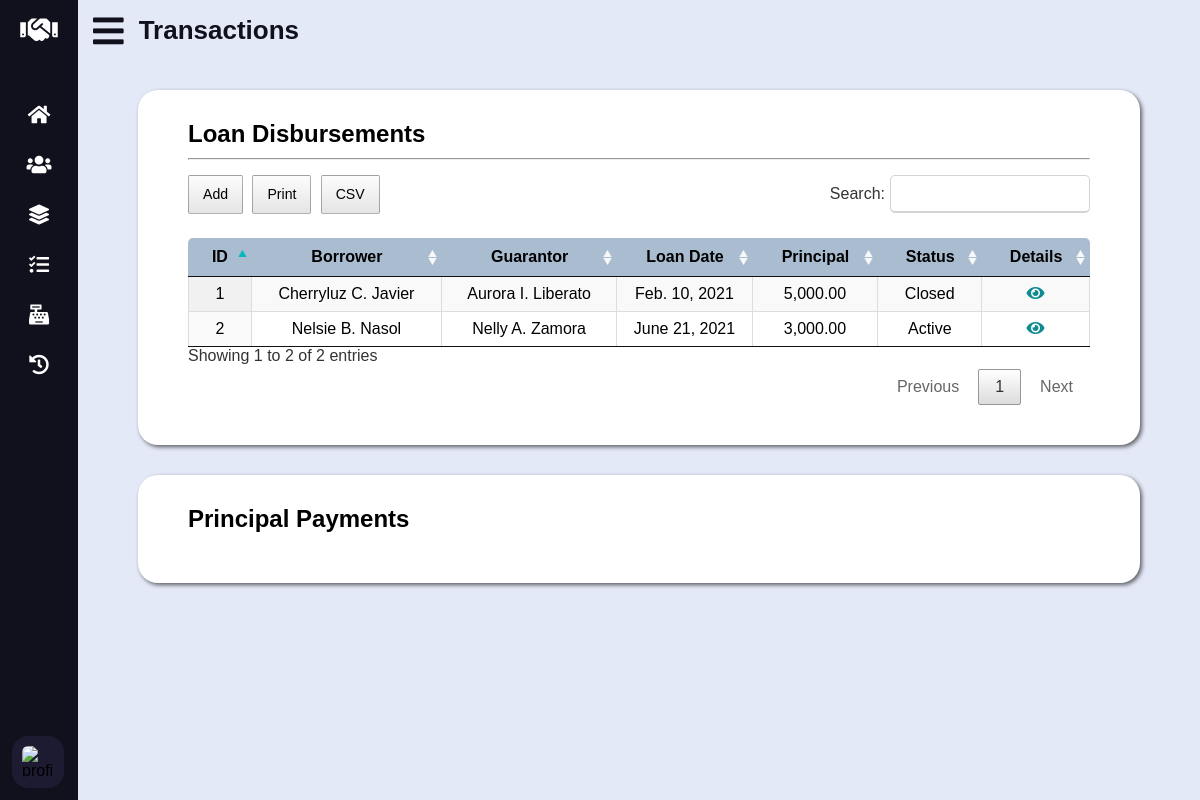
The app's page /transactions.php (signed in) with its own data.
### tables this page shows
CREATE TABLE `loan` (
	`loan_id` INT UNSIGNED AUTO_INCREMENT PRIMARY KEY,
	`borrower_id` INT UNSIGNED NOT NULL,
	`guarantor_id` INT UNSIGNED NOT NULL,
	`loan_date_time` DATETIME NOT NULL,
	`principal` DECIMAL(10, 2) NOT NULL,
	`status` ENUM('Active', 'Closed') DEFAULT 'Active' NOT NULL,

	CONSTRAINT fk_loan_borrower_id FOREIGN KEY (`borrower_id`)
		REFERENCES `data_subject` (`data_subject_id`)
		ON UPDATE CASCADE
		ON DELETE RESTRICT,
	CONSTRAINT fk_loan_guarantor_id FOREIGN KEY (`guarantor_id`)
		REFERENCES `guarantor` (`guarantor_id`)
		ON UPDATE CASCADE
		ON DELETE RESTRICT
);

### lib/database-handler.php (called while the page is built, shortened)
<?php
class Database {
	private $host = DB_HOST;
	private $dbname = DB_NAME;
	private $charset = DB_CHARSET;
	private $user = DB_USER;
	private $password = DB_PASSWORD;
	private $dbh;
	private $stmt;
	public function __construct() {
		$dsn = "mysql:host=".$this->host.";charset=".$this->charset.";dbname=".$this->dbname;
		$options = array (
			PDO::ATTR_PERSISTENT => true,
			PDO::ATTR_ERRMODE => PDO::ERRMODE_EXCEPTION,
			PDO::ATTR_ORACLE_NULLS => PDO::NULL_NATURAL
		);
		try {
			$this->dbh = new PDO($dsn, $this->user, $this->password, $options);
		}
		catch (PDOException $e) {
			$this->error = $e->getMessage()." in ".$e->getFile()." on line ".$e->getLine();
			$this->terminate();
		}
	}
	public function query($query) {
		$this->stmt = $this->dbh->prepare($query);
	}
	public function bind($param, $value, $type = null) {
		if (is_null($type)) {
			switch (true) {
				default:
					$type = PDO::PARAM_STR;
			}
		}
		$this->stmt->bindValue($param, $value, $type);
	}
	public function execute($message = "", $redirect = "") {
		try {
			return $this->stmt->execute();
		}
		catch (PDOException $e) {
			$this->logFile = "../src/log.txt";
			$this->error = $e->getMessage()." in ".$e->getFile()." on line ".$e->getLine();
			$this->logError();
		}
		finally {
			if ($redirect !== "") {
				$this->confirmQuery($message, $redirect);
			}
		}
	}
	public function resultSet() {
		$this->execute();
		return $this->stmt->fetchAll(PDO::FETCH_OBJ);
	}
	public function resultColumn() {
		$this->execute();
		return $this->stmt->fetchColumn();
	}
}

### models/Transaction.php (called while the page is built, shortened)
<?php
class Transaction {
	private $db;
	public function __construct() {
		$this->db = new Database();
	}
	public function getLoans() {
		$this->db->query("SELECT * FROM `loan`");
		return $this->db->resultSet();
	}
}

### models/DataSubject.php (called while the page is built, shortened)
<?php
class DataSubject {
	private $db;
	public function __construct() {
		$this->db = new Database();
	}
	public function getName($id) {
		$this->db->query("SELECT CONCAT(`fname`, ' ', LEFT(`mname`, 1), '. ', `lname`) AS name FROM `data_subject` WHERE `data_subject_id` = ?");
		$this->db->bind(1, $id);
		return $this->db->resultColumn();
	}
}

### lib/conversion-util.php (called while the page is built, shortened)
<?php
class Converter {
	public function shortToLongDate($date) {
		$time_stamp = strtotime($date);
		$format = "M. j, Y";
		$formatted_date = date($format, $time_stamp);
		if (strpos($formatted_date, "May") !== false)
			$formatted_date = str_replace(".", "", $formatted_date);
		else if (strpos($formatted_date, "Jun") !== false)
			$formatted_date = str_replace(".", "e", $formatted_date);
		else if (strpos($formatted_date, "Jul") !== false)
			$formatted_date = str_replace(".", "y", $formatted_date);
		return $formatted_date;
	}
}

### transactions.php (the view, shortened to what this page needs)
<?php
	require_once "lib/database-handler.php";
	require_once "lib/conversion-util.php";
	require_once "models/Transaction.php";
	require_once "models/DataSubject.php";
	$converter = new Converter();
	$transaction = new Transaction();
	$data_subject = new DataSubject();
	$loans = $transaction->getLoans();
?>
<!DOCTYPE html>
<html lang="en">
<head>
	<link rel="stylesheet" type="text/css" href="css/all.min.css" />
	<link rel="stylesheet" type="text/css" href="css/datatables.min.css" />
	<link rel="stylesheet" type="text/css" href="css/tingle.min.css" />
	<link rel="stylesheet" type="text/css" href="css/style.css" />
	<link rel="stylesheet" type="text/css" href="css/vertical-nav-bar.css" />
	<link rel="stylesheet" type="text/css" href="css/tables.css" />
	<link rel="stylesheet" type="text/css" href="css/forms.css" />
	<link rel="stylesheet" type="text/css" href="css/media-queries.css" />
</head>
<body>
	<main>
		<header>
			<i class="fas fa-bars"></i>
			<h2 class="text">Transactions</h2>
		</header>
		<section id="loan-disbursements">
			<h3>Loan Disbursements</h3>
			<hr />
			<table id="loan-disbursements-tbl" class="display cell-border" width="100%">
				<thead>
					<tr>
						<th>ID</th>
						<th>Borrower</th>
						<th>Guarantor</th>
						<th>Loan Date</th>
						<th>Principal</th>
						<th>Status</th>
						<th>Details</th>
					</tr>
				</thead>
				<tbody>
					<?php foreach ($loans as $l): ?>
					<tr>
						<td><?php echo $l->loan_id; ?></td>
						<td><?php echo $data_subject->getName($l->borrower_id); ?></td>
						<td><?php echo $data_subject->getName($l->guarantor_id); ?></td>
						<td><?php echo $converter->shortToLongDate($l->loan_date_time); ?></td>
						<td><?php echo number_format($l->principal, 2, ".", ","); ?></td>
						<td><?php echo $l->status; ?></td>
						<td><a class="fas fa-eye" href="loan-details.php?id=<?php echo $l->loan_id; ?>"></a></td>
					</tr>
					<?php endforeach; ?>
				</tbody>
			</table>
		</section>
		<section id="principal-payments">
			<h3>Principal Payments</h3>
		</section>
	</main>
</body>
</html>

### css/style.css (style rules this page uses)
:root { --athens-gray: #e8e9eb; --azureish-white: #dae8f5; --botticelli: #d4e1ee; --blue-chill: #0d8b90; --cyan: #03b8c0; --dark-purple: #1d1b31; --eden: #0d3b4c; --light-steel-blue: #a9bcd0; --link-water: #e4e9f7; --roman-silver: #787e87; --silver-sand: #c5c6c8; --xiketic: #11101d; }
* { box-sizing: border-box; font-family: "Poppins", sans-serif; margin: 0; padding: 0; }
html, body { height: 100%; }
main { background: var(--link-water); left: 280px; min-height: 100vh; position: relative; transition: all 0.5s ease; width: calc(100% - 280px); padding-bottom: 30px; }
main header { align-items: center; color: var(--xiketic); display: flex; font-size: 35px; height: 60px; overflow: hidden; }
main header .fa-bars { cursor: pointer; margin: 0 15px; }
h2 { font-size: 26px; font-weight: 600; }
h3 { font-size: 24px; margin: 10px 0; }
section { margin: 30px 60px; padding: 20px 50px 40px 50px; box-shadow: 2px 2px 4px rgba(0, 0, 0, 0.6); background-color: #fff; border-radius: 20px; }
hr { margin-bottom: 15px; }

### css/vertical-nav-bar.css (style rules this page uses)
nav { background: var(--xiketic); height: 100%; left: 0; position: fixed; top: 0; transition: all 0.5s ease; width: 280px; z-index: 100; }
nav.closed { width: 78px; }
nav h1 { align-items: center; display: flex; height: 60px; width: 100%; }
nav h1 .fa-handshake { color: #fff; font-size: 30px; height: 50px; line-height: 50px; min-width: 78px; text-align: center; }
nav .nav-links { height: 100%; overflow: auto; padding: 30px 0 150px 0; }
nav.closed .nav-links { overflow: visible; }
nav .nav-links li { list-style: none; position: relative; transition: all 0.4s ease; }
nav .nav-links li .parent-menu { align-items: center; display: flex; justify-content: space-between; }
nav.closed .nav-links li .parent-menu { display: block }
nav .nav-links li i { color: #fff; cursor: pointer; font-size: 20px; height: 50px; line-height: 50px; min-width: 78px; text-align: center; transition: all 0.3s ease; }
nav .nav-links li a { align-items: center; display: flex; text-decoration: none; }
nav .profile-details { align-items: center; background: var(--dark-purple); bottom: 0; display: flex; justify-content: flex-start; padding: 12px 0; position: fixed; transition: all 0.5s ease; width: 280px; }
nav.closed .profile-details { background: none; }
nav.closed .profile-details { width: 78px; }
nav .profile-details .profile-content { align-items: center; display: flex; }
nav .profile-details img { background: var(--dark-purple); border-radius: 16px; height: 52px; margin: 0 14px 0 12px; object-fit: cover; transition: all 0.5s ease; width: 52px; }
nav.closed .profile-details img { padding: 10px; }
nav.closed ~ main { left: 78px; width: calc(100% - 78px); }

### css/tables.css (style rules this page uses)
table { padding-top: 20px; text-align: center; }
table thead th { font-family: "Poppins Regular", sans-serif; background-color: var(--light-steel-blue); }
table thead th:first-child { border-radius: 5px 0 0 0; }
table thead th:last-child { border-radius: 0 5px 0 0; }
table .fas { color: var(--blue-chill); text-decoration: none; }
.fas, .far, #new-guarantor table tr:hover { cursor: pointer; }

### records on screen
loan: loan_id "1", borrower_id "Cherryluz C. Javier", guarantor_id "Aurora I. Liberato", loan_date_time "Feb. 10, 2021", principal "5,000.00", status "Closed"
loan: loan_id "2", borrower_id "Nelsie B. Nasol", guarantor_id "Nelly A. Zamora", loan_date_time "June 21, 2021", principal "3,000.00", status "Active"
